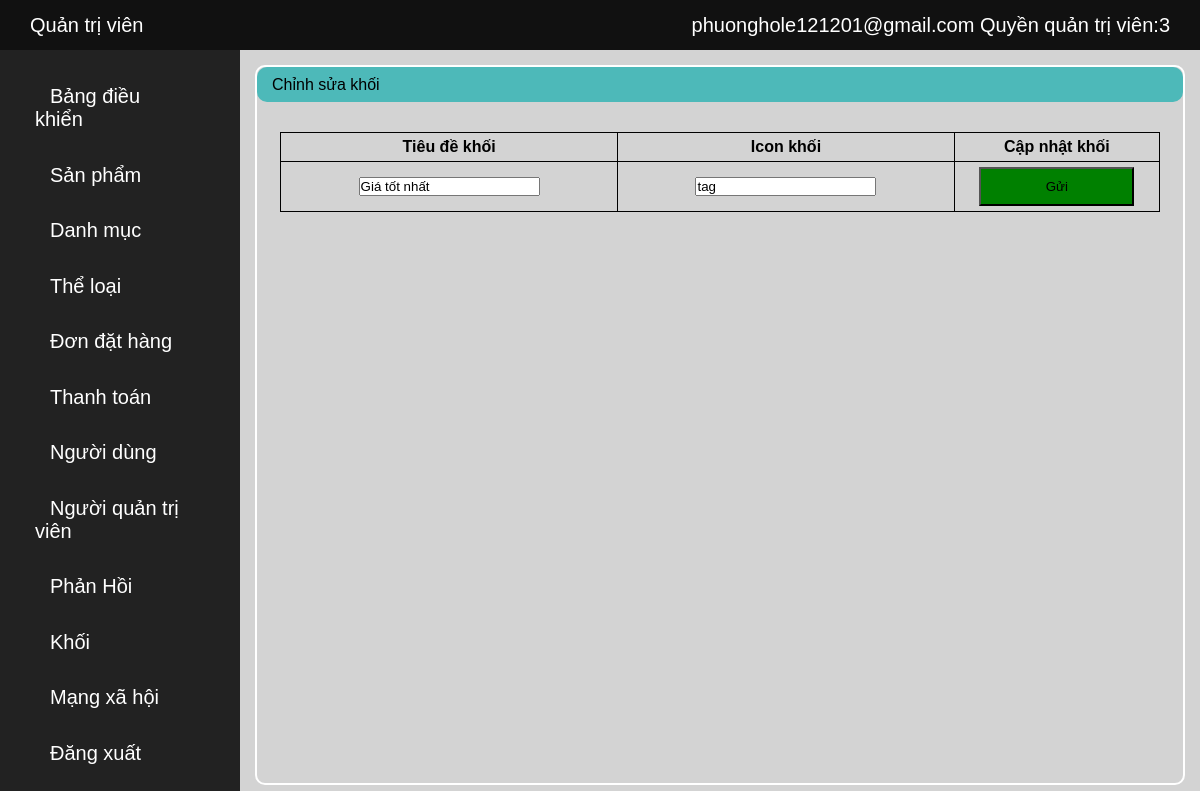
/admin_box_update.php?id=3 (signed in), run on the app's committed database.
### tables this page shows
CREATE TABLE `ad` (
  `ad_id` int NOT NULL,
  `ad_email` text NOT NULL,
  `ad_pass` text NOT NULL,
  `permission` int NOT NULL
);

CREATE TABLE `box` (
  `id` int NOT NULL,
  `title` text NOT NULL,
  `icon` text NOT NULL
);

### admin_box_update.php (the view, shortened to what this page needs)
<?php
include('admin_header.php');
include('admin_sidebar.php');
?>
<form action="admin_box_update.php" method="post" class="container">
    <div class="title">
        Chỉnh sửa khối
    </div>
    <table>
        <tr>
            <th>Tiêu đề khối</th>
            <th>Icon khối</th>
            <th>Cập nhật khối</th>
        </tr>
        <?php
                if (isset($_GET['id'])) {
                        $id = $_GET['id'];
                        $sql = "SELECT * from `box` where id='$id'";
                        $res = mysqli_query($con, $sql);
                        $row = mysqli_fetch_array($res);
                        $title = $row['title'];
                        $icon = $row['icon'];
                        echo "
                   <tr>
                       <td><input type='text' name='title' value='$title'></td>
                       <td><input type='text' name='icon' value='$icon'></td>
                       <input type='hidden' name='id' value='$id'>
                       <td><input type='submit' name='submit' value='Gửi'></td>
                   </tr>
                   ";
                }
                ?>
    </table>
    <?php
        include('admin_footer.php');
        ?>

### admin_header.php (shortened to what this page needs)
<?php
include('db.php');
?>
<!DOCTYPE html>
<html lang="en">
<head>
    <link rel="stylesheet" href="css/admin_style.css" />
    <link rel="stylesheet" href="https://cdnjs.cloudflare.com/ajax/libs/font-awesome/4.7.0/css/font-awesome.min.css" />
</head>
<body>
    <div class="header">
        <div class="header__logo">Quản trị viên </div>
        <div class="header__user">
            <?php
            echo $_SESSION['ad_email'];
            if (isset($_SESSION['ad_email'])) {
                $ad_email=$_SESSION['ad_email'];
                $sql = "SELECT * from `ad` where ad_email='$ad_email'";
                $res = mysqli_query($con, $sql);
                $row = mysqli_fetch_array($res);
                $permission= $row['permission'];
                echo " Quyền quản trị viên:".$permission;
            }
            ?>
        </div>
    </div>

### css/admin_style.css (style rules this page uses)
* { padding: 0; margin: 0; box-sizing: border-box; }
body { display: flex; overflow-x: hidden; font-family: Arial, sans-serif; background-color: lightgray; display: flex; flex-wrap: wrap; }
.container { flex: 10; display: flex; align-items: center; flex-wrap: wrap; border-radius: 10px; border: 2px solid white; flex-direction: column; margin: 15px; min-height: 80vh; }
.container .title { width: 100%; background-color: rgb(77, 185, 185); height: 35px; display: flex; align-items: center; padding-left: 15px; border-radius: 10px; }
.header { display: flex; position: sticky; top: 0; width: 100%; background-color: #111111; align-items: center; color: white; padding: 0 30px; height: 50px; font-size: 20px; justify-content: space-between; }
.container table { margin-top:30px; border-collapse: collapse; width:95%; }
.container td, .container th { text-align: center; border:1px solid black; padding: 5px; }
input[type="submit"] { padding: 10px; width: 80%; background-color:green; }

### data on the page
ad: permission "3"
box: title "Giá tốt nhất", icon "tag"

### other printed values
$_SESSION['ad_email'] "phuonghole121201@gmail.com"
